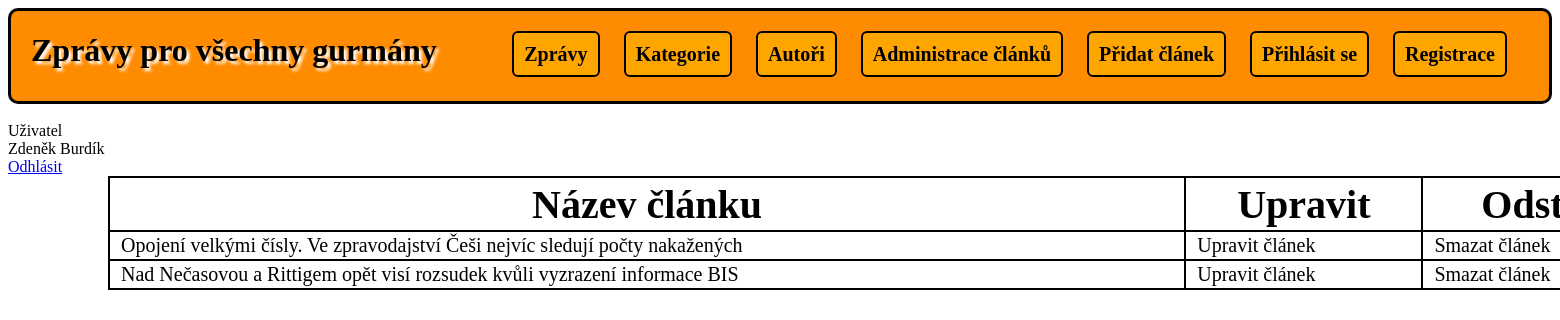
/Zprávy/Administrace.php (signed in), run on the app's committed database.
### tables this page shows
CREATE TABLE `article` (
  `ID` int(7) NOT NULL,
  `title` varchar(300) NOT NULL,
  `perex` text NOT NULL,
  `article` text NOT NULL,
  `id_kategorie` int(11) NOT NULL,
  `id_autor` int(11) NOT NULL,
  `datum` timestamp NOT NULL DEFAULT current_timestamp(),
  `delete_add` datetime DEFAULT NULL
);

### Zprávy/Administrace.php (the view, shortened to what this page needs)
<?php
$conn = new PDO('mysql:host=localhost;dbname=zpravy', 'root', '', [
    PDO::ATTR_ERRMODE => PDO::ERRMODE_EXCEPTION
]);
$conn->query('SET NAMES utf8');
$dotaz = 'SELECT * FROM article WHERE id_autor = :id;';
$stmt = $conn->prepare($dotaz);
$result = $stmt->execute([
    ':id' => $_SESSION['user']['ID']]);
$article = $stmt->fetchAll();
?>
<!doctype html>
<html lang="en">
<head>
    <link rel="stylesheet" href="style.css" >
</head>
<body>
<header>
    <div>
        <h1>Zprávy pro všechny gurmány</h1>
        <div>
            <a href="index.php">Zprávy</a>
            <a href="Kategorie.php">Kategorie</a>
            <a href="Autori.php">Autoři</a>
            <?php if (isset($_SESSION['user'])): ?>
                <a href="Administrace.php">Administrace článků</a>
                <a href="pridat_clanek.php">Přidat článek</a>
            <?php endif; ?>
            <a href="login.php">Přihlásit se</a>
            <a href="register.php">Registrace</a>
        </div>
    </div>
</header>
<br>
<?php if (isset($_SESSION['user'])): ?>
    Uživatel
    <br>
    <?= $_SESSION['user']['name'] ?>
    <br>
    <a href="logout.php">Odhlásit</a>
<?php else: ?>
    Uživatel nepřihlášen
<?php endif; ?>
<br>
<table>
    <tr>
        <th>Název článku</th>
        <th>Upravit</th>
        <th>Odstranit</th>
    </tr>
    <?php foreach ($article as $zprava): ?>
    <?php if ($zprava['id_autor'] == $_SESSION['user']['ID']):  ?>
        <tr>
            <td>
                <a href="Article.php?id=<?= $zprava['ID']?>">
                    <?= $zprava['title']?>
                </a>
            </td>
            <td>
                <a href="upravit_article.php?id=<?= $zprava['ID']?>">
                    Upravit článek
                </a>
            </td>
            <td>
                <a href="delete_article.php?id=<?= $zprava['ID']?>">
                    Smazat článek
                </a>
            </td>
        </tr>
        <?php endif; ?>
    <?php endforeach; ?>
</table>
</body>
</html>

### Zprávy/style.css (style rules this page uses)
header { background-color: darkorange; border-radius: 10px; border: black solid 3px; height: 90px; }
header div h1 { float:left; padding-left: 20px; text-shadow: 3px 3px 3px white }
header div div { float: right; margin: 32px; }
header div div a { border: solid black 2px; padding: 10px; margin: 10px; text-decoration: none; color:black; font-weight: bold; font-size: 20px; border-radius: 6px; background-color: orange; }
table { width: 1600px; margin-left: 100px; border-collapse: collapse; }
table, td, th { border: solid 2px black; }
th { height: 50px; font-size: 40px; }
td { height: 25px; font-size: 20px; }
td a { margin: 10px; text-decoration: none; color: black; }

### data on the page
article: title "Opojení velkými čísly. Ve zpravodajství Češi nejvíc sledují počty nakažených"
article: title "Nad Nečasovou a Rittigem opět visí rozsudek kvůli vyzrazení informace BIS"

### other printed values
$_SESSION['user']['name'] "Zdeněk Burdík"
